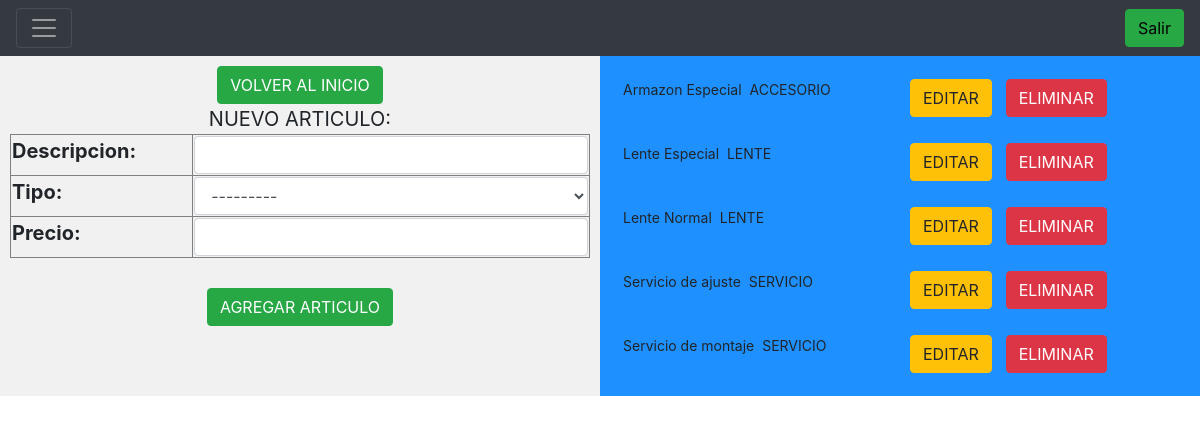
Page /articulos (signed in) on the committed database.
### sistema/models.py (models this page shows, shortened)
class Articulo(models.Model):
    descripcion=models.CharField(max_length=64)
    tipo     = models.ForeignKey(TipoArticulo,on_delete=models.CASCADE,blank=True)
    precio   = models.DecimalField(max_digits=10,decimal_places=2,blank=True)

class TipoArticulo(models.Model):
    rubro    = models.CharField(max_length=30)
    def __str__(self):
        return f"{ self.rubro }"

### sistema/views.py (the view, shortened to what this page needs)
# urls.py: path('articulos',views.articulos,name='articulos'),
def articulos(request):
    usuario=request.user
    if not usuario.is_authenticated:
        return(render(request,"login.html"))
    if not usuario.groups.filter(name__in = ['VENTAS','GERENCIA']).exists():
        return(render(request,"login.html",{'mensaje':'SU NIVEL DE USUARIO NO PERMITE ESTA OPERACION'}))
    borrarlo=False
    editarlo=False
    idarticulo=0
    tipos = TipoArticulo.objects.all()
    misarticulos = Articulo.objects.all().order_by('descripcion')
    if Articulo.objects.filter(pk=idarticulo):
        miarticulo=Articulo.objects.get(pk=idarticulo)
        if borrarlo:
            miarticulo.delete()
            idarticulo=0
            miarticulo=None
        if editarlo:
            object_to_edit = get_object_or_404(Articulo,id=idarticulo)
            miform     = FormArticulo(data = request.POST or None, instance=object_to_edit)
            miform.save()
            idarticulo=0
            miarticulo=None
        form=FormArticulo(instance=miarticulo)
    else:
        miarticulo=None
        form=FormArticulo()
    editarlo=False
    if idarticulo!=0:
        editarlo=True
    return( render(request,"articulos.html",{
        "misarticulos":misarticulos,
        "editarlo":editarlo,
        "miarticulo":miarticulo,
        "form":form,
        "tipos":tipos,
    }))

### sistema/views.py
class FormArticulo(ModelForm):
    class Meta:
        model=Articulo
        fields="__all__"

### sistema/templates/articulos.html (shortened to what this page needs)
{%extends "layout.html"%}
{% block body %}
<div align=center  class="flex-container" style="font-size:20px">
    <div class="flex-item-left" align=center  >
        <button class="btn btn-success" onclick="javascript:window.location='inicio'">VOLVER AL INICIO</button>
        <br>
        <form method="post" id="miform" action="{% url 'articulos' %}">
            {% if editarlo %}
                EDITAR ARTICULO:<br>
            {% else %}
                NUEVO ARTICULO:<br>
            {% endif %}
            <table border=1 width=100% style="max-width:600px">
                {{form.as_table}}
            </table>
            <br>
            {% if editarlo %}
                <button type=button class="btn btn-success"  onclick="jaVascript:domodificar('MODIFICAR','{{miarticulo.id}}');">GUARDAR</button>&nbsp;&nbsp;
            {% else %}
                <button  type=button class="btn btn-success" onclick="javascript:domodificar('AGREGAR','0');" >AGREGAR ARTICULO</button>
            {% endif %}
            <br><br>
        </form>
    </div>
    <div class="flex-item-right" style="font-size:14px;text-align:left;">
        <div class=container>
            {%for articulo in misarticulos%}
                <div class="row highlight" style="padding:3px">
                    <div class="col-sm-6" style="padding:10px">
                        {{articulo.descripcion}} &nbsp;{{articulo.tipo.rubro}}&nbsp;&nbsp;
                    </div>
                    <div class="col-sm-2" style="padding:10px">
                        <button type=button  class="btn btn-warning" onclick="javascript:doaccion('EDITAR',  '{{articulo.id}}');">EDITAR</button>
                    </div>
                    <div class="col-sm-2" style="padding:10px">
                        <button type=button  class="btn btn-danger" onclick="jaVascript:doeliminar('{{articulo.id}}');">ELIMINAR</button>
                    </div>
                </div>
            {%endfor%}
        </div>
    </div>
{% endblock %}

### sistema/templates/layout.html (shortened to what this page needs)
{%load static%}
<!doctype html>
<html>
    <head>
        <link rel="stylesheet" href="https://stackpath.bootstrapcdn.com/bootstrap/4.4.1/css/bootstrap.min.css">
        <link rel="stylesheet" href="{% static 'style.css'%}">
    </head>
    <body>
        <div class="pos-f-t">
            <nav class="navbar navbar-dark bg-dark">
              <button class="navbar-toggler" type="button" data-toggle="collapse" data-target="#navbarToggleExternalContent" aria-controls="navbarToggleExternalContent" aria-expanded="false" aria-label="Toggle navigation">
                <span class="navbar-toggler-icon"></span>
              </button>
              <div class="panel-heading">
              <ul class="nav nav-pills">
                  <li role=presentation class="nav-item">
                    <a href="{% url 'logout'%}" class="btn btn-success btn-block" style="color:black;">Salir</a>
                  </li>
              </ul>
              </div>
            </nav>
        </div>
        {%block body%}
        {%endblock%}
    </body>
</html>

### sistema/templates/layout.html (style rules this page uses)
* { box-sizing: border-box; }
.flex-container { display: flex; flex-wrap: wrap; font-size: 30px; text-align: center; }
.flex-item-left { background-color: #f1f1f1; padding: 10px; flex: 50%; }
.flex-item-right { background-color: dodgerblue; padding: 10px; flex: 50%; }

### rows in the picture
Articulo: descripcion "Armazon Especial", tipo.rubro "ACCESORIO"
Articulo: descripcion "Lente Especial", tipo.rubro "LENTE"
Articulo: descripcion "Lente Normal", tipo.rubro "LENTE"
Articulo: descripcion "Servicio de ajuste", tipo.rubro "SERVICIO"
Articulo: descripcion "Servicio de montaje", tipo.rubro "SERVICIO"
